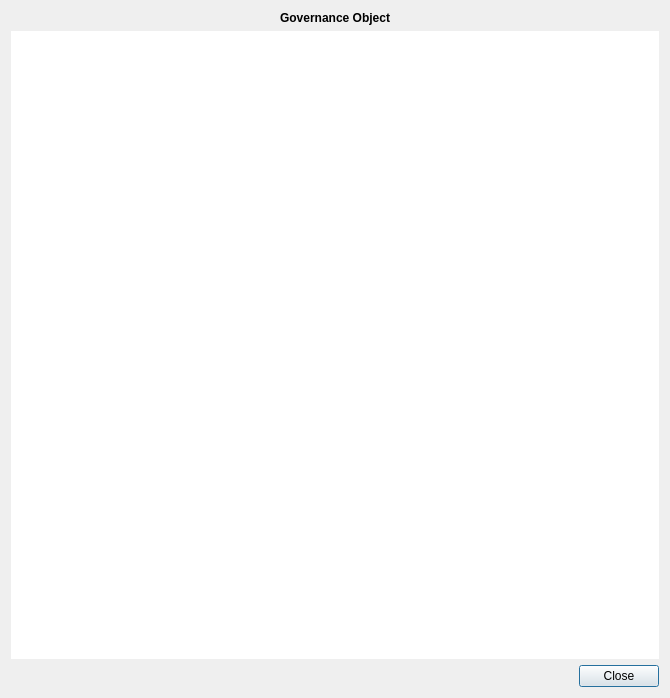
<?xml version="1.0" encoding="UTF-8"?>
<ui version="4.0">
 <class>GovernanceDialog</class>
 <widget class="QDialog" name="GovernanceDialog">
  <property name="geometry">
   <rect>
    <x>0</x>
    <y>0</y>
    <width>670</width>
    <height>698</height>
   </rect>
  </property>
  <layout class="QVBoxLayout" name="verticalLayout_2">
   <item>
    <widget class="QLabel" name="labelQRCodeTitle">
     <property name="font">
      <font>
       <weight>75</weight>
       <bold>true</bold>
      </font>
     </property>
     <property name="text">
      <string>Governance Object</string>
     </property>
     <property name="alignment">
      <set>Qt::AlignCenter</set>
     </property>
    </widget>
   </item>
   <item>
    <widget class="QTextEdit" name="outUri">
     <property name="sizePolicy">
      <sizepolicy hsizetype="Expanding" vsizetype="Expanding">
       <horstretch>0</horstretch>
       <verstretch>0</verstretch>
      </sizepolicy>
     </property>
     <property name="minimumSize">
      <size>
       <width>0</width>
       <height>50</height>
      </size>
     </property>
     <property name="frameShape">
      <enum>QFrame::NoFrame</enum>
     </property>
     <property name="frameShadow">
      <enum>QFrame::Plain</enum>
     </property>
     <property name="tabChangesFocus">
      <bool>true</bool>
     </property>
     <property name="textInteractionFlags">
      <set>Qt::TextSelectableByKeyboard|Qt::TextSelectableByMouse</set>
     </property>
    </widget>
   </item>
   <item>
    <layout class="QVBoxLayout" name="verticalLayout"/>
   </item>
   <item>
    <layout class="QHBoxLayout" name="horizontalLayout_2"/>
   </item>
   <item>
    <layout class="QHBoxLayout" name="horizontalLayout">
     <item>
      <widget class="QDialogButtonBox" name="buttonBox">
       <property name="standardButtons">
        <set>QDialogButtonBox::Close</set>
       </property>
      </widget>
     </item>
    </layout>
   </item>
  </layout>
 </widget>
 <resources/>
 <connections>
  <connection>
   <sender>buttonBox</sender>
   <signal>rejected()</signal>
   <receiver>GovernanceDialog</receiver>
   <slot>reject()</slot>
   <hints>
    <hint type="sourcelabel">
     <x>452</x>
     <y>573</y>
    </hint>
    <hint type="destinationlabel">
     <x>243</x>
     <y>298</y>
    </hint>
   </hints>
  </connection>
  <connection>
   <sender>buttonBox</sender>
   <signal>accepted()</signal>
   <receiver>GovernanceDialog</receiver>
   <slot>accept()</slot>
   <hints>
    <hint type="sourcelabel">
     <x>452</x>
     <y>573</y>
    </hint>
    <hint type="destinationlabel">
     <x>243</x>
     <y>298</y>
    </hint>
   </hints>
  </connection>
 </connections>
</ui>
